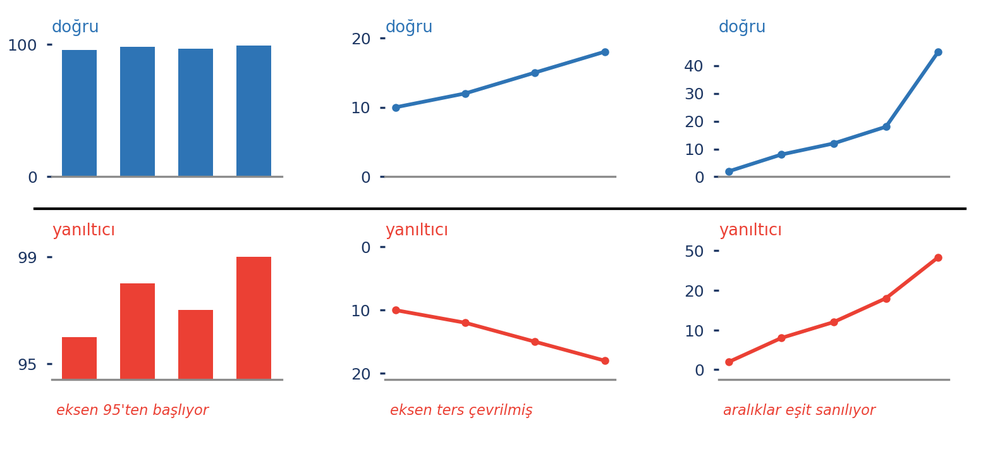
#> input picture hafta-08-hesap-tablosu/gorseller/diagram-yaniltma-eksen.png, 1000 x 463 px, shrunk from 1582 x 732 before the run
$ python diagram-yaniltma-eksen-not.py
#> lines starting #> are read from the running program, lines starting #| are printed output that depends on the picture
### diyagram_betikleri/_not_etiket.py
"""Ders notu için (a), (b), (c) etiketi ekleyen yardımcı.

Görsel önce çizime göre kırpılır, sonra altına etiket satırı eklenir. Kırpma
payı (PAY) etiketin çizime olan uzaklığını belirler: pay kadar beyazlık
bırakılır, etiket onun hemen altına yazılır. Böylece etiket satırı çizime
yapışmaz ama arada gereksiz boşluk da kalmaz (hafta 8'in üç yanıltma
şemasında bu aralık eşitlenir).
"""

from PIL import Image, ImageChops, ImageDraw, ImageFont

YAZI = "/usr/share/fonts/truetype/dejavu/DejaVuSans-Bold.ttf"
RENK = (31, 56, 100)
PAY = 8   # çizim ile etiket satırı arasındaki boşluk (piksel)
BANT = 40  # etiket satırının yüksekliği


def etiketle(kaynak, hedef):
    im = Image.open(kaynak).convert("RGB")

    # çizimin dışındaki beyaz alanı at; pay kadar beyaz bırak
    zemin = Image.new("RGB", im.size, (255, 255, 255))
#> zemin: PIL image 1000x463 RGB; every value is 255
    kutu = ImageChops.difference(im, zemin).getbbox()
#> kutu = (7, 17, 969, 421)
    if kutu:
        kutu = (max(0, kutu[0] - PAY), max(0, kutu[1] - PAY),
                min(im.width, kutu[2] + PAY), min(im.height, kutu[3] + PAY))
#> kutu = (0, 9, 977, 429)
        im = im.crop(kutu)
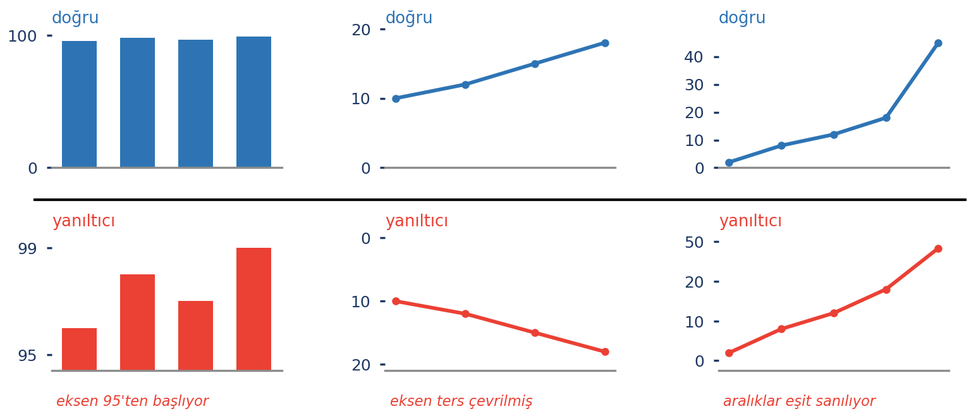
#> im: PIL image 977x420 RGB; mean R, G, B 240.6, 237.8, 240.7

    gen, yuk = im.size
#> gen = 977; yuk = 420
    tuval = Image.new("RGB", (gen, yuk + BANT), "white")
#> tuval: PIL image 977x460 RGB; every value is 255
    tuval.paste(im, (0, 0))
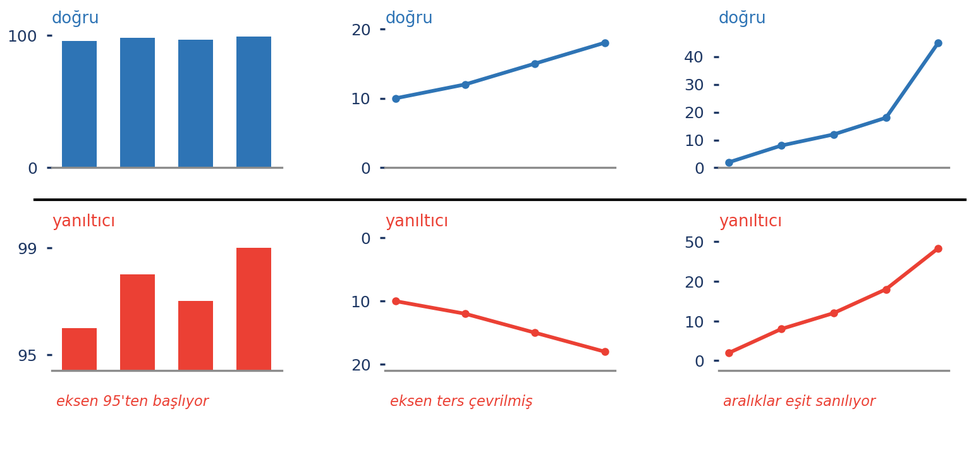
#> tuval: PIL image 977x460 RGB; mean R, G, B 241.9, 239.3, 242

    cizim = ImageDraw.Draw(tuval)
    yazi = ImageFont.truetype(YAZI, 27)
    for i, etiket in enumerate(("(a)", "(b)", "(c)")):
        x = gen * (1 / 6 + i / 3)
        kutu = cizim.textbbox((0, 0), etiket, font=yazi)
        # kutu[1] yazının kendi üst boşluğudur; çıkarınca metin tam yuk'ta başlar
        cizim.text((x - (kutu[2] - kutu[0]) / 2, yuk - kutu[1]), etiket, font=yazi, fill=RENK)
#> this loop made 3 passes
#> kutu on passes 1 to 3: (0, 5, 43, 29), (0, 5, 44, 29), (0, 5, 41, 29)

    tuval.save(hedef)
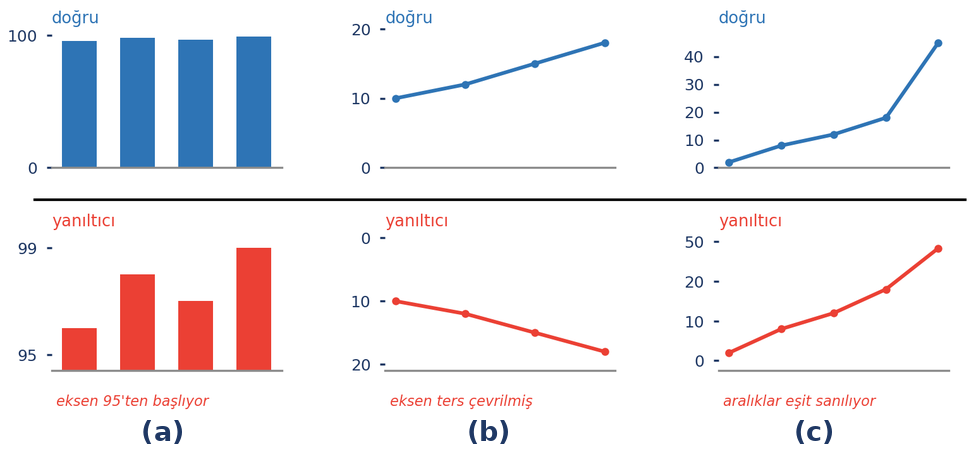
#> saved as diagram-yaniltma-eksen-not.png: PIL image 977x460 RGB; mean R, G, B 241.4, 238.8, 241.6
    print(f"yazıldı: {hedef}")

### diyagram_betikleri/diagram-yaniltma-eksen-not.py
#!/usr/bin/env python3
"""Ders notu sürümü: slayttaki üç örneğe (a), (b), (c) etiketi ekler."""

from pathlib import Path

from _not_etiket import etiketle

KOK = Path(__file__).resolve().parent.parent
GORSEL = KOK / "hafta-08-hesap-tablosu" / "gorseller"

if __name__ == "__main__":
    etiketle(GORSEL / "diagram-yaniltma-eksen.png", GORSEL / "diagram-yaniltma-eksen-not.png")
